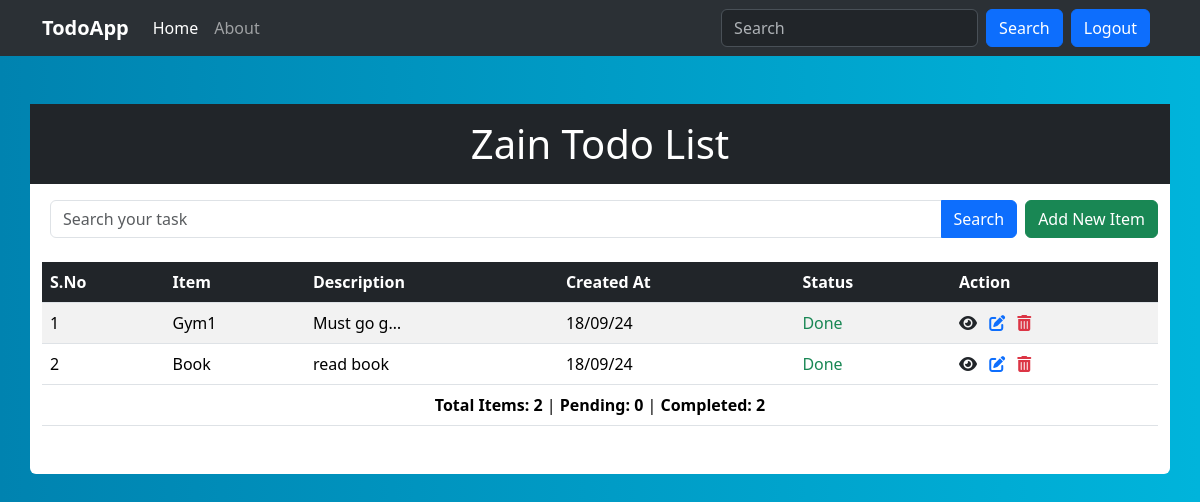
Screenshot of / (signed in) with the database file from the repository.
### base/models.py (models this page shows, shortened)
class Task(models.Model):
    user = models.ForeignKey(User,on_delete=models.CASCADE, null= True,blank=True)
    title = models.CharField(max_length=100)
    description =  models.TextField(null=True,blank=True)
    complete = models.BooleanField(default=False)
    created =models.DateTimeField(auto_now_add=True)
    class Meta:
         ordering = ['complete']

### base/views.py (the view)
# urls.py: path('',TaskList.as_view(),name="tasks" ),
class TaskList(LoginRequiredMixin, ListView):
    model = Task
    context_object_name = "tasks"
    def get_queryset(self):
        queryset = Task.objects.filter(user=self.request.user)
        search_input = self.request.GET.get('search-area') or ''
        if search_input:
            queryset = queryset.filter(title__icontains=search_input)
        return queryset
    def get_context_data(self, **kwargs):
        context = super().get_context_data(**kwargs)
        total_tasks = self.get_queryset().count()
        pending_tasks = self.get_queryset().filter(complete=False).count()
        completed_tasks = self.get_queryset().filter(complete=True).count()
        context["total_tasks"] = total_tasks
        context["pending_tasks"] = pending_tasks
        context["completed_tasks"] = completed_tasks
        context['search_input'] = self.request.GET.get('search-area') or ''
        return context

### base/templates/base/task_list.html (shortened to what this page needs)
{% extends "base/base.html" %}
{% block content %}
<div class="container bg-white my-5 px-0 rounded">
    <h1 class="text-center py-3 bg-dark text-white border-rounded fw-bold-500">{{ request.user|capfirst }} Todo List</h1>
    <div class="container d-flex justify-content-around mb-4 mt-3">
        <form method="GET" class="flex-grow-1 px-2">
            <div class="input-group">
                <input type='text' name='search-area' class="form-control" placeholder="Search your task" value="{{ search_input }}">
                <button class="btn btn-primary" type="submit">Search</button>
            </div>
        </form>
        <a class="btn btn-success" href="{% url 'task-create' %}">Add New Item</a>
    </div>
    <div class="container d-flex justify-content-center mb-5">
        <div class="table-responsive" style="max-width: 1200px; width: 100%;">
            <table class="table table-striped mb-5 rounded">
                <thead class="bg-dark">
                  <tr>
                    <th class="bg-dark text-white" scope="col">S.No</th>
                    <th class="bg-dark text-white" scope="col">Item</th>
                    <th class="bg-dark text-white" scope="col">Description</th>
                    <th class="bg-dark text-white" scope="col">Created At</th>
                    <th class="bg-dark text-white" scope="col">Status</th>
                    <th class="bg-dark text-white" scope="col">Action</th>
                  </tr>
                </thead>
                <tbody>
                    {% if object_list %}
                    {% for task in object_list %}
                        <tr>
                            <td>{{ forloop.counter }}</td>
                            <td>
                                    {{ task.title|capfirst }}
                            </td>
                            <td>{{ task.description|truncatechars:10 }}</td>
                            <td>{{ task.created|date:"d/m/y" }}</td>
                            <td class="{% if task.complete %}text-success{% else %}text-danger{% endif %}">
                                {% if task.complete %}
                                    Done
                                {% else %}
                                    Pending
                                {% endif %}
                            </td>
                            <td>
                                <a href="#" class="text-decoration-none text-dark" data-bs-toggle="modal" data-bs-target="#viewModal{{ task.id }}" title="View Details">
                                    <i class="fas fa-eye"></i>
                                </a>
                                <a href="{% url 'task-update' task.id %}" class="text-decoration-none text-dark" title="Edit">
                                    <i class="fas fa-edit text-primary mx-2"></i>
                                </a>
                                <a href="#" class="text-decoration-none text-danger" data-bs-toggle="modal" data-bs-target="#deleteModal{{ task.id }}" title="Delete">
                                    <i class="fas fa-trash-alt"></i>
                                </a>
                            </td>
                        </tr>
                    {% endfor %}
                    {% else %}
                    <tr>
                        <td colspan="6" class="text-center my-5 fw-bold-400 bg-warning">No items present</td>
                    </tr>
                    {% endif %}
                </tbody>
            <tfoot>
                <tr class="bg-light">
                    <td colspan="6" class="text-center">
                        <strong>Total Items: {{ total_tasks }}</strong> |
                        <strong>Pending: {{ pending_tasks }}</strong> |
                        <strong>Completed: {{ completed_tasks }}</strong>
                    </td>
                </tr>
            </tfoot>
            </table>
        </div>
    </div>
</div>
{% endblock content %}

### base/templates/base/base.html (shortened to what this page needs)
{% load static %}
<!DOCTYPE html>
<html lang="en">
<head>
    <link rel="stylesheet" href="{% static 'css/bootstrap.min.css'%}">
    <link rel="stylesheet" href="{% static 'css/base.css'%}">
    <link rel="stylesheet" href="https://cdnjs.cloudflare.com/ajax/libs/font-awesome/6.0.0-beta3/css/all.min.css">
</head>
<body>
    <nav class="navbar navbar-expand-lg bg-body-tertiary bg-dark"data-bs-theme="dark">
        <div class="container">
          <a class="navbar-brand text-white fw-bold" href="/">TodoApp</a>
          <div class="collapse navbar-collapse" id="navbarSupportedContent">
            <ul class="navbar-nav me-auto mb-2 mb-lg-0">
              <li class="nav-item">
                <a class="nav-link active" aria-current="page" href="/">Home</a>
              </li>
              <li class="nav-item">
                <a class="nav-link" href="#">About</a>
              </li>
            </ul>
            <form class="d-flex" role="search">
              <input class="form-control me-2" type="search" placeholder="Search" aria-label="Search">
              <button class="btn btn-primary" type="submit">Search</button>
            </form>
            {% if request.user.is_authenticated %}
<form method="POST" action="{% url 'logout' %}">
    <button class="btn btn-primary mx-2" type="submit">Logout</button>
</form>
{% else %}
<a  href="{% url 'login' %}">Login</a>
{% endif %}
          </div>
        </div>
      </nav>
{% block content %}{% endblock content %}
</body>
</html>

### base/static/css/base.css (style rules this page uses)
body { background: #00B4DB; background: -webkit-linear-gradient(to right, #0083B0, #00B4DB); background: linear-gradient(to right, #0083B0, #00B4DB); }

### rows the page displays
Task: title "Gym1", description "Must go g…", created "18/09/24", complete "Done"
Task: title "Book", description "read book", created "18/09/24", complete "Done"

### other values shown
{{ request.user|capfirst }} "Zain"
{{ total_tasks }} "2"
{{ pending_tasks }} "0"
{{ completed_tasks }} "2"
